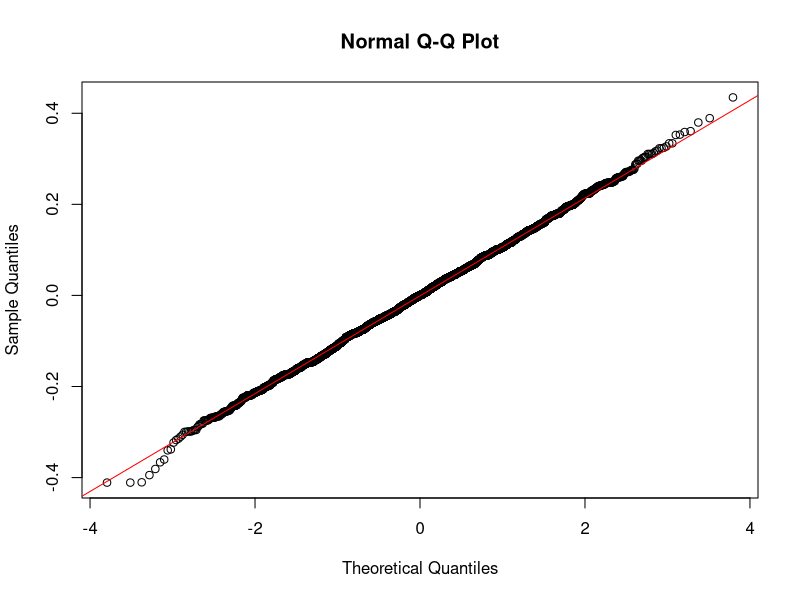
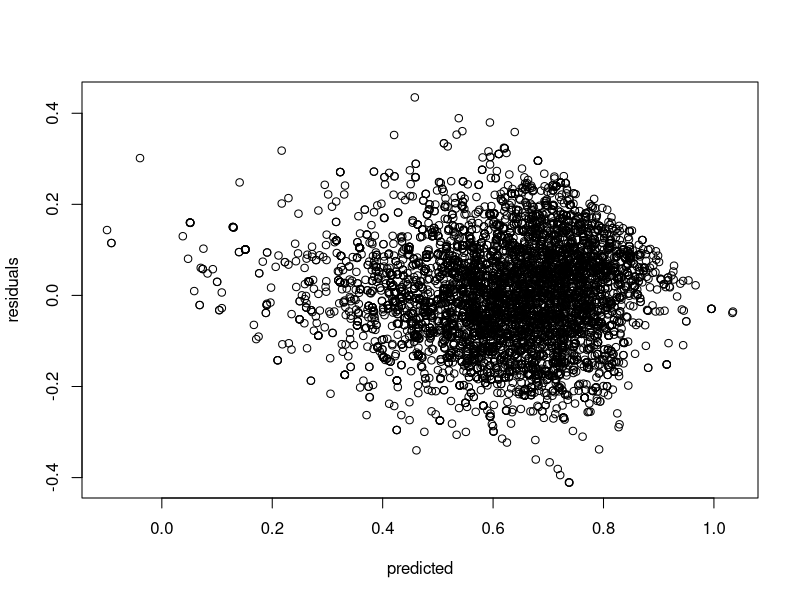

Source code (R) for these figures, in order:
options(scipen=5)
songs <- read.csv(file = 'tiktok.csv')

model <- lm(energy ~ 
              popularity + loudness + tempo + popularity + danceability 
              + acousticness + speechiness + valence + duration,
            data = songs)
cor.test(model$model$`energy`, model$fitted.values)

summary(model)


model <- lm(energy ~ 
              popularity + loudness + tempo + popularity + danceability 
            + acousticness + speechiness + valence,
            data = songs)
summary(model)

confint(model)

sigma(model)*100/mean(songs$energy)

qqnorm(model$residuals)
qqline(model$residuals, col="red")

plot(model$fitted.values, model$residuals, xlab="predicted", ylab="residuals")
summary(lm(model$fitted.values ~ model$residuals))
